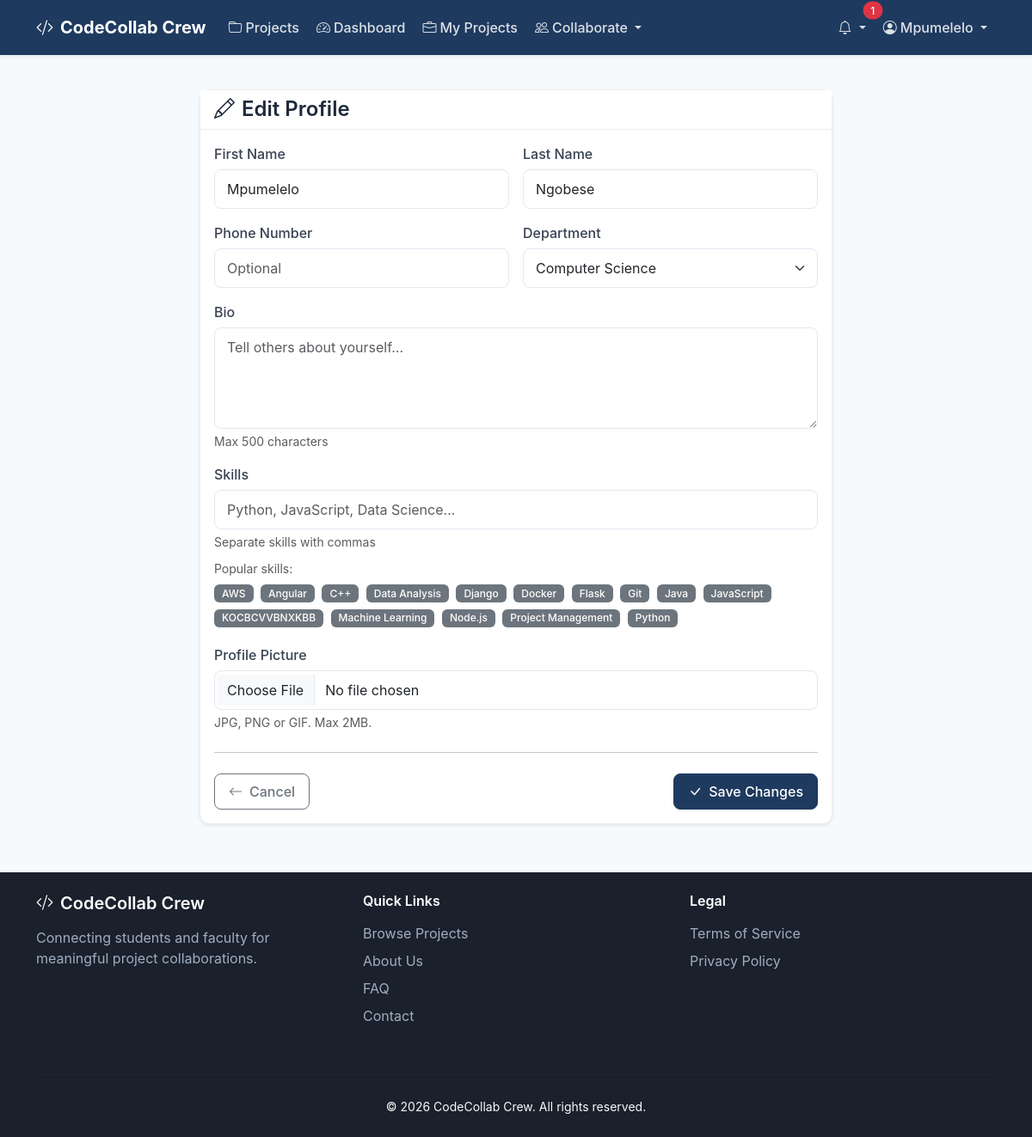
Screenshot of /dashboard/profile/edit (signed in) with the database file from the repository.
### app/models.py (models this page shows, shortened)
class User(UserMixin, db.Model):
    __tablename__ = 'users'
    id = db.Column(db.Integer, primary_key=True)
    email = db.Column(db.String(120), unique=True, nullable=False, index=True)
    password_hash = db.Column(db.String(128), nullable=False)
    first_name = db.Column(db.String(50), nullable=False)
    last_name = db.Column(db.String(50), nullable=False)
    student_id = db.Column(db.String(20), unique=True, index=True)  # For students
    employee_id = db.Column(db.String(20), unique=True, index=True)  # For faculty
    phone = db.Column(db.String(20))
    bio = db.Column(db.Text)
    avatar = db.Column(db.String(200))
    is_active = db.Column(db.Boolean, default=True)
    is_verified = db.Column(db.Boolean, default=False)
    availability_status = db.Column(db.String(20), default='available')  # available, busy, away, offline
    last_seen = db.Column(db.DateTime, default=lambda: datetime.now(timezone.utc))
    created_at = db.Column(db.DateTime, default=lambda: datetime.now(timezone.utc))
    updated_at = db.Column(db.DateTime, default=lambda: datetime.now(timezone.utc), onupdate=lambda: datetime.now(timezone.utc))
    last_login = db.Column(db.DateTime)
    department_id = db.Column(db.Integer, db.ForeignKey('departments.id'))
    roles = db.relationship('Role', secondary=user_roles, backref=db.backref('users', lazy='dynamic'))
    skills = db.relationship('Skill', secondary=user_skills, backref=db.backref('users', lazy='dynamic'))
    owned_projects = db.relationship('Project', backref='owner', lazy='dynamic', foreign_keys='Project.owner_id')
    applications = db.relationship('ProjectApplication', backref='applicant', lazy='dynamic', foreign_keys='ProjectApplication.user_id')
    memberships = db.relationship('ProjectMember', backref='user', lazy='dynamic')
    contributions = db.relationship('Contribution', backref='contributor', lazy='dynamic')
    notifications = db.relationship('Notification', backref='user', lazy='dynamic', foreign_keys='Notification.user_id')
    def has_role(self, role_name):
        return any(role.name == role_name for role in self.roles)
    @property
    def is_lecturer(self):
        return self.has_role('lecturer')
    @property
    def is_student(self):
        return self.has_role('student')
    def get_unread_notifications_count(self):
        return Notification.query.filter_by(user_id=self.id, is_read=False).count()

class Skill(db.Model):
    __tablename__ = 'skills'
    id = db.Column(db.Integer, primary_key=True)
    name = db.Column(db.String(50), unique=True, nullable=False)
    category = db.Column(db.String(50))

### app/routes/dashboard.py (the view, shortened to what this page needs)
@dashboard_bp.route('/profile/edit', methods=['GET', 'POST'])
@login_required
def edit_profile():
    form = ProfileForm(obj=current_user)
    departments = Department.query.order_by(Department.name).all()
    form.department.choices = [(0, 'Select Department')] + [(d.id, d.name) for d in departments]
    all_skills = Skill.query.order_by(Skill.name).all()
    if request.method == 'GET':
        form.department.data = current_user.department_id or 0
        form.skills.data = ', '.join([s.name for s in current_user.skills])
    return render_template('dashboard/edit_profile.html',
                         form=form,
                         all_skills=all_skills)

### app/forms.py
class ProfileForm(FlaskForm):
    first_name = StringField('First Name', validators=[
        DataRequired(message='First name is required'),
        Length(min=2, max=50)
    ])
    last_name = StringField('Last Name', validators=[
        DataRequired(message='Last name is required'),
        Length(min=2, max=50)
    ])
    phone = StringField('Phone Number', validators=[
        Optional(),
        Length(max=20)
    ])
    bio = TextAreaField('Bio', validators=[
        Optional(),
        Length(max=500)
    ])
    department = SelectField('Department', coerce=int, validators=[Optional()])
    skills = StringField('Skills (comma-separated)', validators=[Optional()])
    avatar = FileField('Profile Picture', validators=[
        FileAllowed(['jpg', 'jpeg', 'png', 'gif'], 'Images only!')
    ])

### app/models.py (called while the page is built)
@login_manager.user_loader
def load_user(user_id):
    return User.query.get(int(user_id))

### app/templates/dashboard/edit_profile.html (shortened to what this page needs)
{% extends "base.html" %}
{% block content %}
<div class="container py-4">
    <div class="row justify-content-center">
        <div class="col-lg-8">
            <div class="card">
                <div class="card-header">
                    <h4 class="mb-0"><i class="bi bi-pencil me-2"></i>Edit Profile</h4>
                </div>
                <div class="card-body">
                    <form method="POST" enctype="multipart/form-data">
                        <div class="row g-3">
                            <div class="col-md-6">
                                <label for="first_name" class="form-label">First Name</label>
                                {{ form.first_name(class="form-control" + (" is-invalid" if form.first_name.errors else "")) }}
                            </div>
                            <div class="col-md-6">
                                <label for="last_name" class="form-label">Last Name</label>
                                {{ form.last_name(class="form-control" + (" is-invalid" if form.last_name.errors else "")) }}
                            </div>
                            <div class="col-md-6">
                                <label for="phone" class="form-label">Phone Number</label>
                                {{ form.phone(class="form-control" + (" is-invalid" if form.phone.errors else ""), placeholder="Optional") }}
                            </div>
                            <div class="col-md-6">
                                <label for="department" class="form-label">Department</label>
                                {{ form.department(class="form-select" + (" is-invalid" if form.department.errors else "")) }}
                            </div>
                            <div class="col-12">
                                <label for="bio" class="form-label">Bio</label>
                                {{ form.bio(class="form-control" + (" is-invalid" if form.bio.errors else ""), rows="4", placeholder="Tell others about yourself...") }}
                                <div class="form-text">Max 500 characters</div>
                            </div>
                            <div class="col-12">
                                <label for="skills" class="form-label">Skills</label>
                                {{ form.skills(class="form-control" + (" is-invalid" if form.skills.errors else ""), placeholder="Python, JavaScript, Data Science...") }}
                                <div class="form-text">Separate skills with commas</div>
                                {% if all_skills %}
                                <div class="mt-2">
                                    <small class="text-muted">Popular skills:</small>
                                    <div class="mt-1">
                                        {% for skill in all_skills[:15] %}
                                        <span class="badge bg-secondary skill-suggestion me-1 mb-1" style="cursor: pointer;" onclick="addSkill('{{ skill.name }}')">
                                            {{ skill.name }}
                                        </span>
                                        {% endfor %}
                                    </div>
                                </div>
                                {% endif %}
                            </div>
                            <div class="col-12">
                                <label for="avatar" class="form-label">Profile Picture</label>
                                {{ form.avatar(class="form-control" + (" is-invalid" if form.avatar.errors else "")) }}
                                <div class="form-text">JPG, PNG or GIF. Max 2MB.</div>
                            </div>
                        </div>
                        <hr class="my-4">
                        <div class="d-flex justify-content-between">
                            <a href="{{ url_for('dashboard.profile') }}" class="btn btn-outline-secondary">
                                <i class="bi bi-arrow-left me-2"></i>Cancel
                            </a>
                            <button type="submit" class="btn btn-primary">
                                <i class="bi bi-check-lg me-2"></i>Save Changes
                            </button>
                        </div>
                    </form>
                </div>
            </div>
        </div>
    </div>
</div>
{% endblock %}

### app/templates/base.html (shortened to what this page needs)
<!DOCTYPE html>
<html lang="en">
<head>
    <link href="https://cdn.jsdelivr.net/npm/bootstrap@5.3.2/dist/css/bootstrap.min.css" rel="stylesheet">
    <link href="https://cdn.jsdelivr.net/npm/bootstrap-icons@1.11.1/font/bootstrap-icons.css" rel="stylesheet">
    <link href="{{ url_for('static', filename='css/main.css') }}" rel="stylesheet">
</head>
<body>
    <nav class="navbar navbar-expand-lg navbar-dark bg-primary sticky-top">
        <div class="container">
            <a class="navbar-brand fw-bold" href="{{ url_for('main.index') }}">
                <i class="bi bi-code-slash me-2"></i>CodeCollab Crew
            </a>
            <div class="collapse navbar-collapse" id="navbarNav">
                <ul class="navbar-nav me-auto">
                    <li class="nav-item">
                        <a class="nav-link" href="{{ url_for('projects.list_projects') }}">
                            <i class="bi bi-folder me-1"></i>Projects
                        </a>
                    </li>
                    {% if current_user.is_authenticated %}
                    <li class="nav-item">
                        <a class="nav-link" href="{{ url_for('dashboard.index') }}">
                            <i class="bi bi-speedometer2 me-1"></i>Dashboard
                        </a>
                    </li>
                    <li class="nav-item">
                        <a class="nav-link" href="{{ url_for('projects.my_projects') }}">
                            <i class="bi bi-briefcase me-1"></i>My Projects
                        </a>
                    </li>
                    <li class="nav-item dropdown">
                        <a class="nav-link dropdown-toggle" href="#" id="collabDropdown"
                           role="button" data-bs-toggle="dropdown" aria-expanded="false">
                            <i class="bi bi-people me-1"></i>Collaborate
                        </a>
                    </li>
                    {% endif %}
                </ul>
                <ul class="navbar-nav">
                    {% if current_user.is_authenticated %}
                    <li class="nav-item dropdown">
                        <a class="nav-link dropdown-toggle position-relative" href="#" id="notificationsDropdown"
                           role="button" data-bs-toggle="dropdown" aria-expanded="false">
                            <i class="bi bi-bell"></i>
                            {% set unread_count = current_user.get_unread_notifications_count() %}
                            {% if unread_count > 0 %}
                            <span class="position-absolute top-0 start-100 translate-middle badge rounded-pill bg-danger">
                                {{ unread_count if unread_count < 100 else '99+' }}
                            </span>
                            {% endif %}
                        </a>
                    </li>
                    <li class="nav-item dropdown">
                        <a class="nav-link dropdown-toggle" href="#" id="userDropdown"
                           role="button" data-bs-toggle="dropdown" aria-expanded="false">
                            <i class="bi bi-person-circle me-1"></i>{{ current_user.first_name }}
                        </a>
                    </li>
                    {% endif %}
                </ul>
            </div>
        </div>
    </nav>
    <main class="main-content">
        {% block content %}{% endblock %}
    </main>
    <footer class="footer mt-auto py-4 bg-dark text-light">
        <div class="container">
            <div class="row">
                <div class="col-md-4 mb-3">
                    <h5><i class="bi bi-code-slash me-2"></i>CodeCollab Crew</h5>
                    <p>
                        Connecting students and faculty for meaningful project collaborations.
                    </p>
                </div>
                <div class="col-md-4 mb-3">
                    <h6>Quick Links</h6>
                    <ul class="list-unstyled">
                        <li><a href="{{ url_for('projects.list_projects') }}">Browse Projects</a></li>
                        <li><a href="{{ url_for('main.about') }}">About Us</a></li>
                        <li><a href="{{ url_for('main.faq') }}">FAQ</a></li>
                        <li><a href="{{ url_for('main.contact') }}">Contact</a></li>
                    </ul>
                </div>
                <div class="col-md-4 mb-3">
                    <h6>Legal</h6>
                    <ul class="list-unstyled">
                        <li><a href="{{ url_for('main.terms') }}">Terms of Service</a></li>
                        <li><a href="{{ url_for('main.privacy') }}">Privacy Policy</a></li>
                    </ul>
                </div>
            </div>
            <hr>
            <div class="text-center">
                <small>&copy; {{ now.year }} CodeCollab Crew. All rights reserved.</small>
            </div>
        </div>
    </footer>
</body>
</html>

### app/static/css/main.css (style rules this page uses)
:root { --primary-color: #1e3a5f; --primary-dark: #152a45; --primary-light: #2c5282; --secondary-color: #4a5568; --success-color: #38a169; --warning-color: #d69e2e; --danger-color: #e53e3e; --info-color: #3182ce; --light-bg: #f7fafc; --dark-bg: #1a202c; --card-shadow: 0 0.125rem 0.25rem rgba(0, 0, 0, 0.075); --card-shadow-hover: 0 0.5rem 1rem rgba(0, 0, 0, 0.15); --transition-fast: 150ms ease; --transition-normal: 300ms ease; --footer-link-color: #a0aec0; --footer-link-hover: #ffffff; }
body { font-family: 'Inter', -apple-system, BlinkMacSystemFont, 'Segoe UI', Roboto, Oxygen, Ubuntu, sans-serif; background-color: var(--light-bg); min-height: 100vh; display: flex; flex-direction: column; }
.main-content { flex: 1; padding-bottom: 2rem; }
h1, h2, h3, h4, h5, h6 { font-weight: 600; color: #1e293b; }
.navbar { box-shadow: var(--card-shadow); }
.navbar-brand { font-size: 1.25rem; }
.nav-link { font-weight: 500; transition: color var(--transition-fast); }
.card { border: none; border-radius: 12px; box-shadow: var(--card-shadow); transition: box-shadow var(--transition-normal), transform var(--transition-normal); }
.card-header { background-color: transparent; border-bottom: 1px solid #e2e8f0; font-weight: 600; }
.badge { font-weight: 500; padding: 0.375em 0.75em; }
.btn { font-weight: 500; border-radius: 8px; padding: 0.5rem 1rem; transition: all var(--transition-fast); }
.btn-primary { background-color: var(--primary-color); border-color: var(--primary-color); }
.form-control, .form-select { border-radius: 8px; border-color: #e2e8f0; padding: 0.625rem 0.875rem; transition: border-color var(--transition-fast), box-shadow var(--transition-fast); }
.form-label { font-weight: 500; color: #374151; margin-bottom: 0.375rem; }
.footer { background-color: var(--dark-bg) !important; }
.footer h5, .footer h6 { color: #ffffff; font-weight: 600; margin-bottom: 1rem; }
.footer p { color: var(--footer-link-color); }
.footer a { color: var(--footer-link-color); text-decoration: none; transition: color var(--transition-fast); }
.footer ul li { margin-bottom: 0.5rem; }
.footer hr { border-color: rgba(255, 255, 255, 0.1); margin: 1.5rem 0; }
.navbar { padding: 0.75rem 0; background-color: var(--primary-color) !important; }
.navbar.bg-primary { background-color: var(--primary-color) !important; }
.bg-primary { background-color: var(--primary-color) !important; }
.btn-primary { background-color: var(--primary-color) !important; border-color: var(--primary-color) !important; }
.navbar .nav-link { color: rgba(255, 255, 255, 0.85) !important; padding: 0.5rem 1rem; border-radius: 4px; margin: 0 0.125rem; }
.card { border: 1px solid rgba(0, 0, 0, 0.08); }
.card-header { background-color: #ffffff; border-bottom: 1px solid rgba(0, 0, 0, 0.08); }
a { color: var(--primary-color); text-decoration: none; }

### rows the page displays
User: first_name "Mpumelelo", last_name "Ngobese", department "Computer Science"
Skill: name "AWS"
Skill: name "Angular"
Skill: name "C++"
Skill: name "Data Analysis"
Skill: name "Django"
Skill: name "Docker"
Skill: name "Flask"
Skill: name "Git"
Skill: name "Java"
Skill: name "JavaScript"
Skill: name "KOCBCVVBNXKBB"
Skill: name "Machine Learning"
Skill: name "Node.js"
Skill: name "Project Management"
Skill: name "Python"

### other values shown
{{ unread_count if unread_count < 100 else '99+' }} "1"
